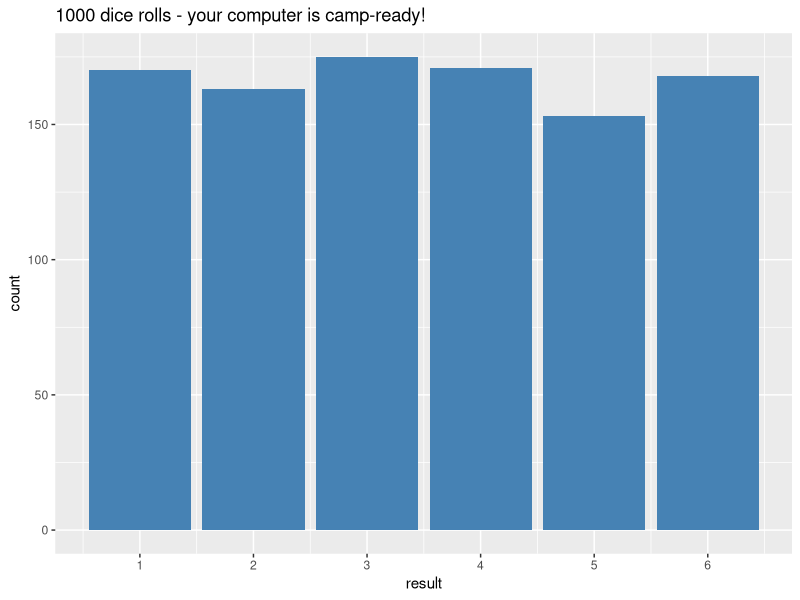

This figure's R source:
# ============================================================
# test_setup.R - run me to check your computer is camp-ready!
# In RStudio: open this file and click "Source" (top right).
# ============================================================

cat("Checking your setup...\n\n")

# 1. R version
r_ok <- getRversion() >= "4.0.0"
cat(if (r_ok) "[OK]  " else "[!!]  ", "R version: ", as.character(getRversion()),
    if (!r_ok) "  -> please install a newer R from cran.r-project.org" else "", "\n", sep = "")

# 2. ggplot2 (part of tidyverse)
gg_ok <- requireNamespace("ggplot2", quietly = TRUE)
cat(if (gg_ok) "[OK]  " else "[!!]  ", "ggplot2 package",
    if (!gg_ok) '  -> run: install.packages("tidyverse")' else "", "\n", sep = "")

# 3. A tiny simulation + plot
if (gg_ok) {
  library(ggplot2)
  rolls <- sample(1:6, 1000, replace = TRUE)
  print(
    ggplot(data.frame(rolls), aes(x = rolls)) +
      geom_bar(fill = "steelblue") +
      scale_x_continuous(breaks = 1:6) +
      labs(title = "1000 dice rolls - your computer is camp-ready!",
           x = "result", y = "count")
  )
  cat("[OK]  simulation + plot (check the Plots panel!)\n")
}

if (r_ok && gg_ok) {
  cat("\nPERFECT! You are ready for the camp. See you at RIKEN!\n")
} else {
  cat("\nSomething needs fixing - see setup/setup_guide.md or email us.\n")
}
